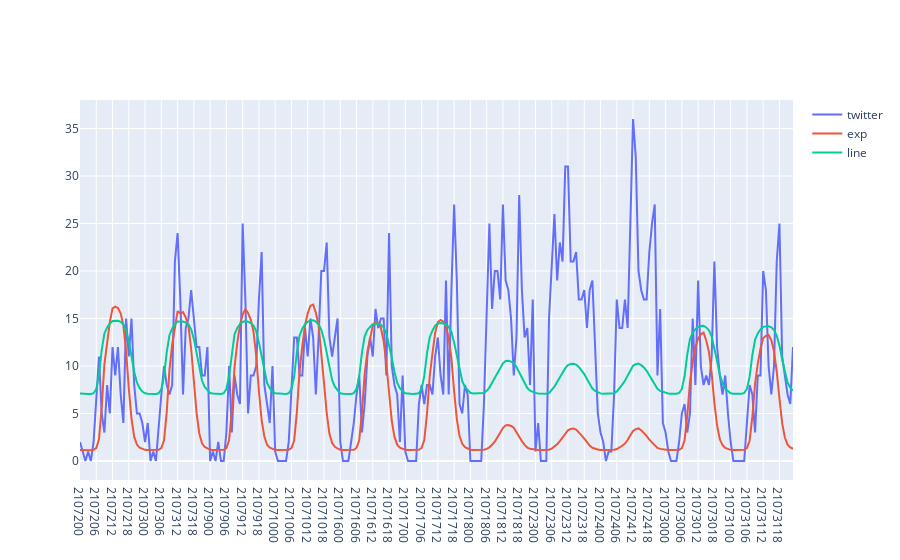

Notebook code for this chart:
### Markdown cell above
## 休日評価

### Code cell
import plotly.graph_objects as go
fig = go.Figure(data=[
    #go.Scatter(x=x_label_holiday, y=mobile_flatten_stand, name='mobile'),
    go.Scatter(x=x_label_holiday, y=month7_twitter_holiday_flatten, name="twitter"),
    go.Scatter(x=x_label_holiday, y=fitting_exp_holiday, name="exp"),
    go.Scatter(x=x_label_holiday, y=fitting_line_holiday, name="line"),
])
fig.show()

### Figure 1 — Plotly figure (JSON) as saved in the notebook; plotly's stock layout.template omitted (floating-point values rounded to 4 significant figures; data arrays with more than 128 entries replaced by an {"elided": "..."} marker saying what was removed)
{"data": [{"name": "twitter", "type": "scatter", "x": {"elided": "264 str values"}, "y": {"elided": "264 int values"}}, {"name": "exp", "type": "scatter", "x": {"elided": "264 str values"}, "y": {"elided": "264 float values"}}, {"name": "line", "type": "scatter", "x": {"elided": "264 str values"}, "y": {"elided": "264 float values"}}], "layout": {}}
